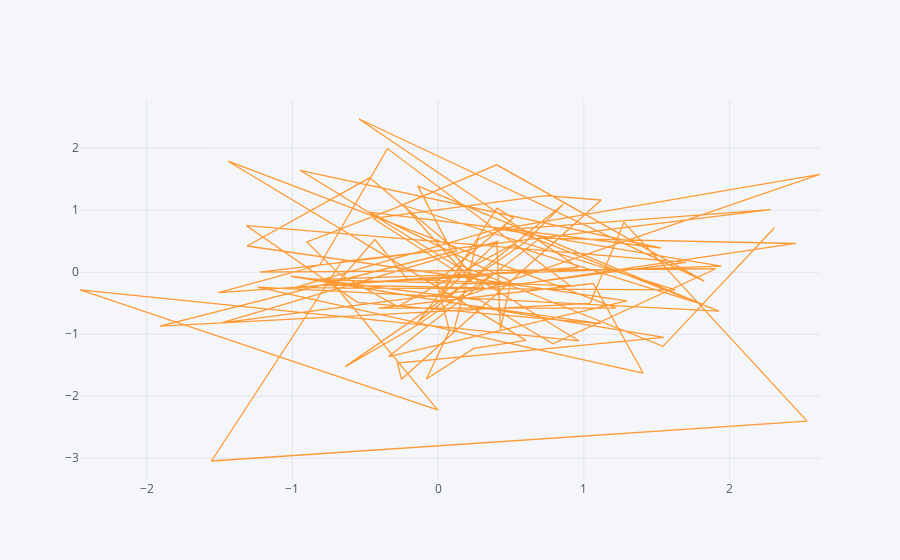

Notebook code cell kept with this figure:
### Code cell
df1.iplot(kind='scatter',x='A',y='B')  #in plotly, scatter is defualt by connecting with lines, so we need to specify the mode
